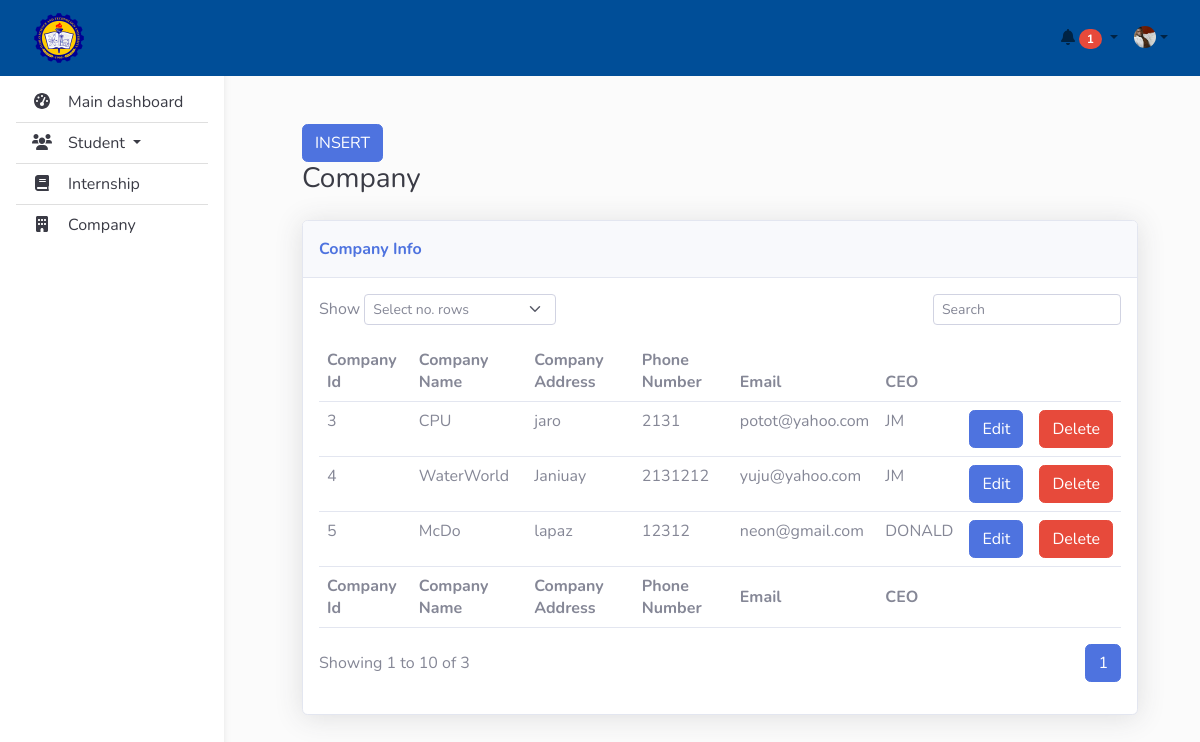
The app's page /php_source/views/teacherDashboard/teachers_control3.php (signed in) with its own data.
### tables this page shows
CREATE TABLE `intern_company` (
  `company_id` int(10) NOT NULL,
  `name` varchar(50) NOT NULL,
  `address` varchar(50) NOT NULL,
  `phone_no` varchar(50) NOT NULL,
  `email` varchar(50) NOT NULL,
  `ceo` varchar(50) NOT NULL
);

### php_source/views/teacherDashboard/teachers_control3.php (the view, shortened to what this page needs)
<html>
     <head>
        <link rel="stylesheet" href="../../../assets/bootstrap/css/bootstrap.min.css">
        <link rel="stylesheet" href="../../../assets/css/main.css">
        <link href="https://cdnjs.cloudflare.com/ajax/libs/font-awesome/5.15.3/css/all.min.css" rel="stylesheet">
     </head>
     <body>
        <?php include ("../../includes/sidenav.php");?>
        <?php include ("../../includes/topnav.php"); ?>
          <main>
               <div id="" class="container pt-4 main" style="margin-top: 100px; padding: 60px 50px;">
                    <div class="row" id="dashboard">
                         <div class="container-fluid" id="body-content">
                              <button class="btn btn-primary" data-bs-toggle="modal" data-bs-target="#exampleModal">INSERT</button>
                              <h3 class="text-dark mb-4">Company</h3>
                              <div class="card shadow">
                                   <div class="card-header py-3">
                                        <p class="text-primary m-0 fw-bold">Company Info</p>
                                   </div>
                                   <div class="card-body">
                                        <div class="row">
                                             <div class="col-md-6 text-nowrap">
                                                  <div id="dataTable_length" class="dataTables_length" aria-controls="dataTable"><label class="form-label">Show&nbsp;<select class="d-inline-block form-select form-select-sm" id="recordsPerPage">
                                                                           <option >Select no. rows</option>
                                                                           </select>&nbsp;</label></div>
                                             </div>
                                             <div class="col-md-6">
                                                  <div class="text-md-end dataTables_filter" id="dataTable_filter"><label class="form-label"><input type="search" id="searchInput" class="form-control form-control-sm" aria-controls="dataTable" placeholder="Search"></label></div>
                                             </div>
                                        </div>
                                        <div class="table-responsive table mt-2" id="dataTable" role="grid" aria-describedby="dataTable_info">
                                             <table class="table my-0" id="dataTable">
                                                  <thead>
                                                       <tr>
                                                            <th>Company Id</th>
                                                            <th>Company Name</th>
                                                            <th>Company Address</th>
                                                            <th>Phone Number</th>
                                                            <th>Email</th>
                                                            <th>CEO</th>
                                                       </tr>
                                                  </thead>
                                                  <tbody>
                                                       <?php
                                                            require_once ('../../../connection/connect.php');
                                                            $records_per_page = isset($_GET['per_page']) ? $_GET['per_page'] : 10;
                                                            $current_page = isset($_GET['page']) ? $_GET['page'] : 1;
                                                            $start_from = ($current_page - 1) * $records_per_page;
                                                            $sql = "SELECT * FROM intern_company LIMIT $start_from, $records_per_page";
                                                            if ($result = $conn->query($sql)){
                                                                 while ($row = $result->fetch_assoc()){
                                                                      $company_id = $row['company_id'];
                                                                      $company_name = $row['name'];
                                                                      $company_address = $row['address'];
                                                                      $company_phone = $row['phone_no'];
                                                                      $company_email = $row['email'];
                                                                      $company_ceo = $row['ceo'];
                                                       ?>
                                                       <tr>
                                                            <td><?php echo $company_id; ?></td>
                                                            <td><?php echo $company_name; ?></td>
                                                            <td><?php echo $company_address; ?></td>
                                                            <td><?php echo $company_phone; ?></td>
                                                            <td><?php echo $company_email; ?></td>
                                                            <td><?php echo $company_ceo; ?></td>
                                                            <td><a class="btn btn-primary update-btn"
                                                            data-bs-toggle='modal'
                                                            data-bs-target='#exampleUpdateModal'
                                                            data-id="<?php echo $company_id; ?>"
                                                            data-name="<?php echo $company_name; ?>"
                                                            data-address="<?php echo $company_address; ?>"
                                                            data-phone="<?php echo $company_phone; ?>"
                                                            data-email="<?php echo $company_email; ?>"
                                                            data-ceo="<?php echo $company_ceo; ?>">Edit</a></td>
                                                            <td><a class="btn btn-danger delete-btn" data-id="<?php echo $company_id;?>">Delete</a></td>
                                                       </tr>
                                                       <?php
                                                                 }
                                                            }
                                                            $total_records_sql = "SELECT COUNT(*) AS total FROM  intern_company";
                                                            $total_records_result = $conn->query($total_records_sql);
                                                            $total_records_row = $total_records_result->fetch_assoc();
                                                            $total_records = $total_records_row['total'];
                                                            $total_pages = ceil($total_records / $records_per_page);
                                                       ?>
                                                  </tbody>
                                                  <tfoot>
                                                            <tr>
                                                                 <th>Company Id</th>
                                                                 <th>Company Name</th>
                                                                 <th>Company Address</th>
                                                                 <th>Phone Number</th>
                                                                 <th>Email</th>
                                                                 <th>CEO</th>
                                                            </tr>
                                                  </tfoot>
                                             </table>
                                        </div>
                                        <div class="row">
                                             <div class="col-md-6 align-self-center">
                                                  <p id="dataTable_info" class="dataTables_info" role="status" aria-live="polite">Showing 1 to <?php echo $records_per_page?> of <?php echo $total_records;?></p>
                                             </div>
                                             <div class="col-md-6">
                                                  <nav class="d-lg-flex justify-content-lg-end dataTables_paginate paging_simple_numbers">
                                                       <ul class="pagination">
                                                            <?php for ($i = 1; $i <= $total_pages; $i++){ ?>
                                                                 <li class="page-item <?php if ($i == $current_page) echo 'active'; ?>">
                                                                      <a class="page-link" id="page_change" href="?page=<?php echo $i; ?>"><?php echo $i; ?></a>
                                                                 </li>
                                                            <?php } ?>
                                                       </ul>
                                                  </nav>
                                             </div>
                                        </div>
                                   </div>
                              </div>
                    </div>
                </div>
            </div>
          </main>
     </body>
</html>

### assets/css/main.css (style rules this page uses)
body { background-color: #fbfbfb; }
@media (min-width: 991.98px) { main { padding-left: 240px; } }

### records on screen
intern_company: company_id "3", name "CPU", address "jaro", phone_no "2131", email "potot@yahoo.com", ceo "JM"
intern_company: company_id "4", name "WaterWorld", address "Janiuay", phone_no "2131212", email "yuju@yahoo.com", ceo "JM"
intern_company: company_id "5", name "McDo", address "lapaz", phone_no "12312", email "neon@gmail.com", ceo "DONALD"

### other values on screen
$records_per_page "10"
$total_records "3"
